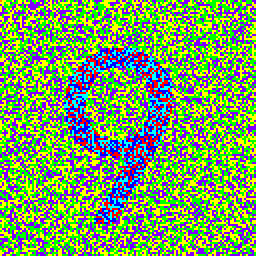
#> input picture demo/decode_image/number_0.png, 128 x 128 px, given as the content of the folder number_low_contrast, which was not available (shown 2 times larger)
$ python decod_function.py   (Python 2 division)
#> lines starting #> are read from the running program, lines starting #| are printed output that depends on the picture
'''
Created on Mar 17, 2019

@author: Dr.Guo
'''
'''
Created on Mar 17, 2019

@author: Dr.Guo
'''
import glob
from PIL import Image
import sys,os
impath="number_low_contrast/number_1.png"
print impath
print os.path.split(impath)[1]
save_path="number_high_contrast/"+os.path.split(impath)[1]
print save_path
def enlarge_contrast(im_path):
#     im=Image.open("number_low_contrast/number_1.png")
#> called with im_path = '_only/number_0.png'
    im=Image.open(im_path)
#> im is the input picture: PIL image 128x128 RGBA; mean R, G, B, A 122.2, 160.3, 94.9, 255
#     os.path.split()
    '''
    hi=im.histogram()
    print hi
    print im.size
    print im.palette
    print im.getcolors()
    print len(hi)
    print sum(hi),128*128
    '''
    color_dict=im.getcolors()
#> color_dict = [(4810, (255, 255, 0, 255)), (4862, (0, 255, 0, 255)), (1, (255, 128, 0, 255)), (4841, (128, 0, 255, 255)), (625, (0, 255, 255, 255)), (611, (255, 0, 0, 255)), (634, (0, 0, 255, 255))]
    for i in range(128):
        for j in range(128):
            color=im.getpixel((i,j))
#             print color
            if color==color_dict[0][1]:
                pass
            if color==color_dict[1][1]:
                im.putpixel((i,j),color_dict[2][1])
    #         if color==color_dict[2][1]:
    #             im.putpixel((i,j),color_dict[2][1])
            if color==color_dict[2][1]:
                im.putpixel((i,j),(color[0]-50,color[1]-50,color[2]-50))
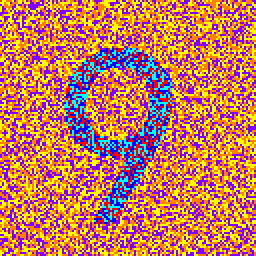
#> im: PIL image 128x128 RGBA (shown 2 times larger); mean R, G, B, A 197.9, 122.6, 94.9, 255
    #         im.putpixel((i,j),(128-color[0],128-color[1],128-color[2]))
#     print im.getcolors()
    save_path="number_high_contrast/"+os.path.split(im_path)[1]
    print save_path
#     im.save("new_im.png")
    im.save(save_path)
    print "saved"
#     im.show()

for im_path in glob.iglob("number_low_contrast/*"):
    enlarge_contrast(im_path)

$ run again, on demo/decode_image/number_2.png
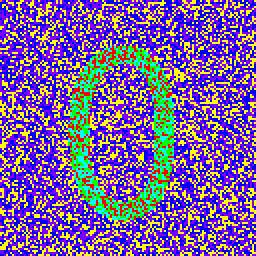
#> input picture demo/decode_image/number_2.png, 128 x 128 px, given as the content of the folder number_low_contrast, which was not available (shown 2 times larger)
#> in enlarge_contrast, im is the input picture: PIL image 128x128 RGBA; mean R, G, B, A 122.6, 95.5, 159.8, 255
#> color_dict = [(4796, (255, 255, 0, 255)), (661, (0, 255, 255, 255)), (1, (255, 128, 0, 255)), (4861, (128, 0, 255, 255)), (679, (0, 255, 0, 255)), (639, (255, 0, 0, 255)), (4747, (0, 0, 255, 255))]
#> after the loop in enlarge_contrast, `for i in range(128):`:
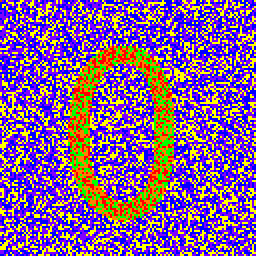
#> im: PIL image 128x128 RGBA (shown 2 times larger); mean R, G, B, A 132.9, 90.4, 149.5, 255

$ run again, on demo/decode_image/number_3.png
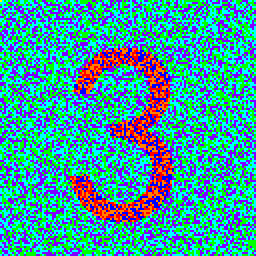
#> input picture demo/decode_image/number_3.png, 128 x 128 px, given as the content of the folder number_low_contrast, which was not available (shown 2 times larger)
#> in enlarge_contrast, im is the input picture: PIL image 128x128 RGBA; mean R, G, B, A 55, 158.3, 161.1, 255
#> color_dict = [(1, (255, 255, 0, 255)), (4983, (0, 255, 255, 255)), (578, (255, 128, 0, 255)), (4781, (128, 0, 255, 255)), (4898, (0, 255, 0, 255)), (555, (255, 0, 0, 255)), (588, (0, 0, 255, 255))]
#> after the loop in enlarge_contrast, `for i in range(128):`:
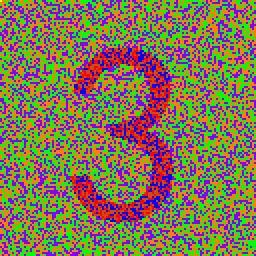
#> im: PIL image 128x128 RGBA (shown 2 times larger); mean R, G, B, A 130.8, 117.9, 83.6, 255
